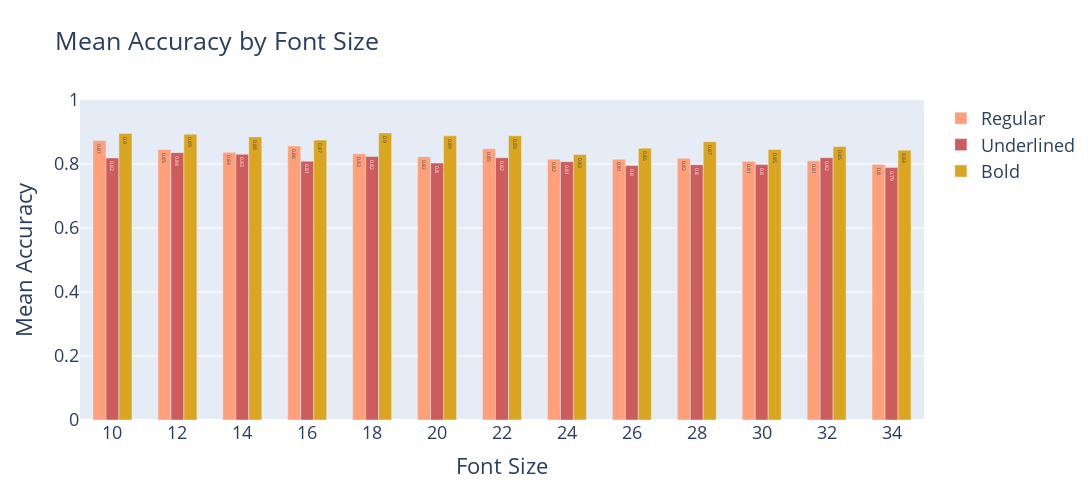

Notebook code for this chart:
### Code cell
grouped_df = df.groupby(['font_size', 'underlined', 'bold'])['accuracy'].mean().reset_index()

fig = go.Figure()

fig.add_trace(go.Bar(
    x=grouped_df[(grouped_df['underlined'] == False) & (grouped_df['bold'] == False)]['font_size'],
    y=grouped_df[(grouped_df['underlined'] == False) & (grouped_df['bold'] == False)]['accuracy'],
    text=grouped_df[(grouped_df['underlined'] == False) & (grouped_df['bold'] == False)]['accuracy'].round(2),
    name='Regular',
    textfont=dict(size=18),
    marker_color='lightsalmon'
))

fig.add_trace(go.Bar(
    x=grouped_df[(grouped_df['underlined'] == True) & (grouped_df['bold'] == False)]['font_size'],
    y=grouped_df[(grouped_df['underlined'] == True) & (grouped_df['bold'] == False)]['accuracy'],
    text=grouped_df[(grouped_df['underlined'] == True) & (grouped_df['bold'] == False)]['accuracy'].round(2),
    name='Underlined',
    textfont=dict(size=18),
    marker_color='indianred'
))

fig.add_trace(go.Bar(
    x=grouped_df[(grouped_df['bold'] == True) & (grouped_df['underlined'] == False)]['font_size'],
    y=grouped_df[(grouped_df['bold'] == True) & (grouped_df['underlined'] == False)]['accuracy'],
    text=grouped_df[(grouped_df['bold'] == True) & (grouped_df['underlined'] == False)]['accuracy'].round(2),
    name='Bold',
    textfont=dict(size=18),
    marker_color='goldenrod'
))

fig.update_layout(title='Mean Accuracy by Font Size',
                  xaxis=dict(title='Font Size', tickvals=grouped_df['font_size'], ticktext=grouped_df['font_size']),
                  yaxis=dict(title='Mean Accuracy'),
                  font=dict(size=18),
                  bargap=0.4,
                  height=500,
                  width=1500)

fig.update_yaxes(range=[0, 1]) 
pio.write_image(fig, os.path.join('plots', 'accuracy_by_font-size.png'), scale=6)
fig.show()

### Figure 1 — Plotly figure (JSON) as saved in the notebook; plotly's stock layout.template omitted (floating-point values rounded to 4 significant figures)
{"data": [{"marker": {"color": "lightsalmon"}, "name": "Regular", "text": [0.87, 0.85, 0.84, 0.86, 0.83, 0.82, 0.85, 0.82, 0.81, 0.82, 0.81, 0.81, 0.8], "textfont": {"size": 18}, "type": "bar", "x": [10, 12, 14, 16, 18, 20, 22, 24, 26, 28, 30, 32, 34], "y": [0.8737, 0.8453, 0.8364, 0.8564, 0.8317, 0.823, 0.8476, 0.8152, 0.8149, 0.8176, 0.8084, 0.81, 0.7984]}, {"marker": {"color": "indianred"}, "name": "Underlined", "text": [0.82, 0.84, 0.83, 0.81, 0.82, 0.8, 0.82, 0.81, 0.8, 0.8, 0.8, 0.82, 0.79], "textfont": {"size": 18}, "type": "bar", "x": [10, 12, 14, 16, 18, 20, 22, 24, 26, 28, 30, 32, 34], "y": [0.819, 0.8354, 0.8304, 0.8089, 0.8233, 0.8028, 0.8195, 0.8071, 0.795, 0.7977, 0.7981, 0.8197, 0.7887]}, {"marker": {"color": "goldenrod"}, "name": "Bold", "text": [0.9, 0.89, 0.88, 0.87, 0.9, 0.89, 0.89, 0.83, 0.85, 0.87, 0.85, 0.85, 0.84], "textfont": {"size": 18}, "type": "bar", "x": [10, 12, 14, 16, 18, 20, 22, 24, 26, 28, 30, 32, 34], "y": [0.8956, 0.8931, 0.8847, 0.8748, 0.8972, 0.8882, 0.8885, 0.8296, 0.8496, 0.8698, 0.8452, 0.8545, 0.8433]}], "layout": {"bargap": 0.4, "font": {"size": 18}, "height": 500, "title": {"text": "Mean Accuracy by Font Size"}, "width": 1500, "xaxis": {"ticktext": [10, 10, 10, 10, 12, 12, 12, 12, 14, 14, 14, 14, 16, 16, 16, 16, 18, 18, 18, 18, 20, 20, 20, 20, 22, 22, 22, 22, 24, 24, 24, 24, 26, 26, 26, 26, 28, 28, 28, 28, 30, 30, 30, 30, 32, 32, 32, 32, 34, 34, 34, 34], "tickvals": [10, 10, 10, 10, 12, 12, 12, 12, 14, 14, 14, 14, 16, 16, 16, 16, 18, 18, 18, 18, 20, 20, 20, 20, 22, 22, 22, 22, 24, 24, 24, 24, 26, 26, 26, 26, 28, 28, 28, 28, 30, 30, 30, 30, 32, 32, 32, 32, 34, 34, 34, 34], "title": {"text": "Font Size"}}, "yaxis": {"range": [0, 1], "title": {"text": "Mean Accuracy"}}}}
